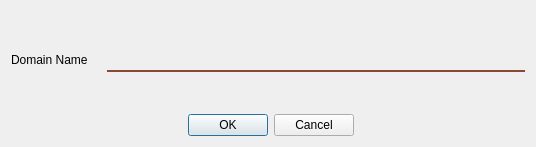
<?xml version="1.0" encoding="UTF-8"?>
<ui version="4.0">
 <class>AddListener</class>
 <widget class="QDialog" name="AddListener">
  <property name="geometry">
   <rect>
    <x>0</x>
    <y>0</y>
    <width>536</width>
    <height>147</height>
   </rect>
  </property>
  <property name="windowTitle">
   <string>New Listener</string>
  </property>
  <property name="windowIcon">
   <iconset>
    <normaloff>../Image/WareedIcon.png</normaloff>../Image/WareedIcon.png</iconset>
  </property>
  <property name="styleSheet">
   <string notr="true">

QLineEdit{
background-color:rgba(0, 0, 0, 0);
border:none;
border-bottom:2px solid rgba(124, 44, 24, 219);
padding-bottom:7px;

}

</string>
  </property>
  <layout class="QGridLayout" name="gridLayout_2">
   <item row="0" column="0">
    <layout class="QGridLayout" name="gridLayout">
     <item row="0" column="0">
      <spacer name="verticalSpacer_2">
       <property name="orientation">
        <enum>Qt::Vertical</enum>
       </property>
       <property name="sizeHint" stdset="0">
        <size>
         <width>20</width>
         <height>40</height>
        </size>
       </property>
      </spacer>
     </item>
     <item row="1" column="0">
      <layout class="QHBoxLayout" name="horizontalLayout_4">
       <item>
        <widget class="QLabel" name="DomainName_label">
         <property name="text">
          <string>Domain Name    </string>
         </property>
        </widget>
       </item>
       <item>
        <widget class="QLineEdit" name="DomainName_lineEdit"/>
       </item>
      </layout>
     </item>
     <item row="2" column="0">
      <spacer name="verticalSpacer">
       <property name="orientation">
        <enum>Qt::Vertical</enum>
       </property>
       <property name="sizeHint" stdset="0">
        <size>
         <width>20</width>
         <height>40</height>
        </size>
       </property>
      </spacer>
     </item>
     <item row="3" column="0">
      <layout class="QHBoxLayout" name="horizontalLayout_5">
       <item>
        <spacer name="horizontalSpacer_2">
         <property name="orientation">
          <enum>Qt::Horizontal</enum>
         </property>
         <property name="sizeHint" stdset="0">
          <size>
           <width>40</width>
           <height>20</height>
          </size>
         </property>
        </spacer>
       </item>
       <item>
        <widget class="QDialogButtonBox" name="buttonBox">
         <property name="minimumSize">
          <size>
           <width>80</width>
           <height>0</height>
          </size>
         </property>
         <property name="standardButtons">
          <set>QDialogButtonBox::Cancel|QDialogButtonBox::Ok</set>
         </property>
        </widget>
       </item>
       <item>
        <spacer name="horizontalSpacer_3">
         <property name="orientation">
          <enum>Qt::Horizontal</enum>
         </property>
         <property name="sizeHint" stdset="0">
          <size>
           <width>40</width>
           <height>20</height>
          </size>
         </property>
        </spacer>
       </item>
      </layout>
     </item>
    </layout>
   </item>
  </layout>
 </widget>
 <resources/>
 <connections/>
</ui>
